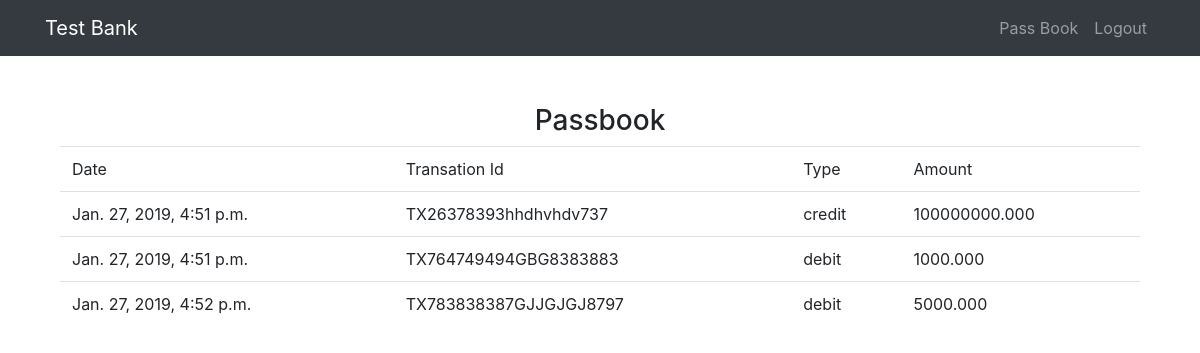
The app's page /passbook/ (signed in) with its own data.
### passbook/models.py (models this page shows, shortened)
class Passbook(models.Model):
    owner=models.ForeignKey(User,on_delete=models.CASCADE)
    txDate=models.DateTimeField( auto_now_add=True)
    txId=models.CharField(max_length=100,null=False,blank=False)
    txType= models.CharField(max_length=10,null=False,blank=False)
    txAmount=models.DecimalField(decimal_places=3,max_digits=50,null=False,blank=False)

### passbook/views.py (the view)
# urls.py: path('passbook/', PassbookListView.as_view(),name='passbook'),
class PassbookListView(LoginRequiredMixin,ListView):
    login_url = '/login/'
    def get_queryset(self):
        return Passbook.objects.filter(owner=self.request.user)

### passbook/templates/passbook/passbook_list.html (shortened to what this page needs)
{% extends "base.html" %}
{% block content %}
<h1>Passbook </h1>
<div class="row">
    <div class="col-lg-12 text-center">
        <h3 class="mt-5">Passbook</h3>
    </div>
</div>
<div class="container">
        <table class="table">
            <thead>
            <tr>
                <td>Date </td>
                <td>Transation Id</td>
                <td>Type</td>
                <td>Amount</td>
            </tr>
            </thead>
            <tbody>
                {% for obj in object_list %}
                <tr>
                <td>{{obj.txDate}}</td>
                <td>{{ obj.txId }}</td>
                <td>{{obj.txType}}</td>
                <td>{{obj.txAmount}}</td>
                </tr>
                {% endfor %}
            </tbody>
        </table>
</div>
{% endblock %}

### templates/base.html (shortened to what this page needs)
<html lang="en">
<head>
    <link href="https://stackpath.bootstrapcdn.com/bootstrap/4.1.1/css/bootstrap.min.css" rel="stylesheet">
</head>
<body>
    <div>
            <nav class="navbar navbar-expand-lg navbar-dark bg-dark fixed-top">
                    <div class="container">
                        <a class="navbar-brand" href="#">Test Bank</a>
                        <div class="collapse navbar-collapse" id="navbarResponsive">
                            <ul class="navbar-nav ml-auto">
                                    {% if  request.user.is_authenticated %}
                                <li class="nav-item">
                                        <a class="nav-link" href="{% url 'passbook' %}">Pass Book</a>
                                    </li>
                                <li class="nav-item">
                                        <a class="nav-link"  href="{% url 'logout' %}">Logout</a>
                                    </li>
                                    {% endif %}
                            </ul>
                        </div>
                    </div>
                </nav>
    </div>
    <div class="container">
            {% block content%}
            {% endblock content %}
    </div>
</body>
</html>

### records on screen
Passbook: txDate "Jan. 27, 2019, 4:51 p.m.", txId "TX26378393hhdhvhdv737", txType "credit", txAmount "100000000.000"
Passbook: txDate "Jan. 27, 2019, 4:51 p.m.", txId "TX764749494GBG8383883", txType "debit", txAmount "1000.000"
Passbook: txDate "Jan. 27, 2019, 4:52 p.m.", txId "TX783838387GJJGJGJ8797", txType "debit", txAmount "5000.000"
